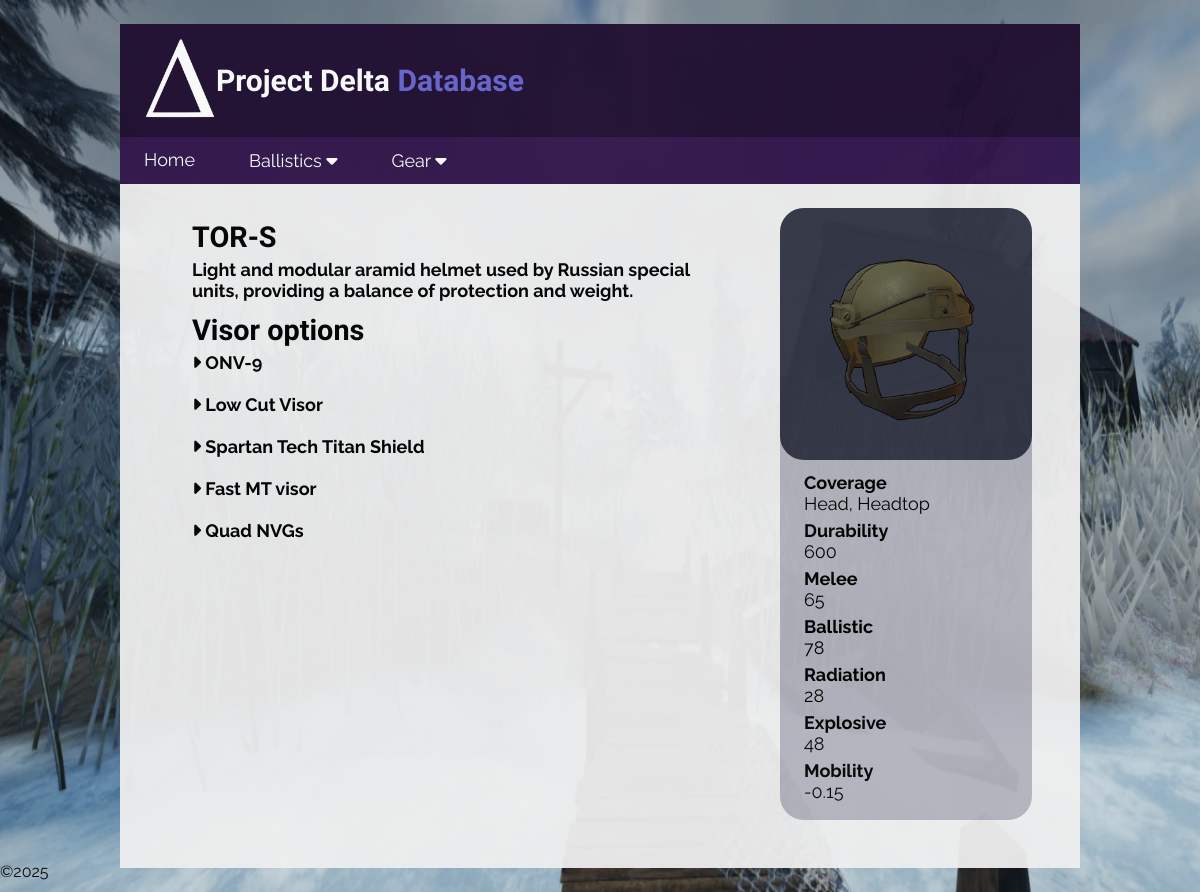
Screenshot of /helmet/6 with the database file from the repository.
### tables this page shows
CREATE TABLE helmets (id INTEGER PRIMARY KEY, name TEXT, durability INTEGER, melee INTEGER, ballistic INTEGER, radiation INTEGER, explosive INTEGER, mobility INTEGER, coverage TEXT, description TEXT, image TEXT);

CREATE TABLE visors (id INTEGER PRIMARY KEY, name TEXT, durability INTEGER, melee INTEGER, ballistic INTEGER, radiation INTEGER, explosive INTEGER, coverage TEXT, description TEXT, image TEXT);

### Flask/routes.py (the view)
@app.route("/helmet/<int:id>")
def helmet(id):
    conn = sqlite3.connect('delta.db')
    cur = conn.cursor()
    cur.execute('''SELECT * FROM helmets WHERE helmets.id = ?''', (id,))
    results = cur.fetchall()[0]
    cur = conn.cursor()
    cur.execute('''SELECT id, name FROM visors WHERE id IN (
                SELECT visor_id FROM helmet_attachments where helmet_id = ?)''', (id,))
    attachments = cur.fetchall()
    print(attachments)
    conn.close()
    return render_template('helmet.html', helmet=results, attachments=attachments, title=results[1])

### Flask/templates/helmet.html
{% extends "partials/layout.html" %}
{% block content %}
<div class="topic">
    <div>
        <h3>{{helmet[1]}}</h3>
        <h5>{{helmet[9]}}</h5>
        {% if attachments %}
        <h3>Visor options</h3>
        <h5>
            {% for attachment in attachments %}
            <a href="http://127.0.0.1:5000/visor/{{attachment[0]}}">
                <i class="fa-solid fa-caret-right"></i> {{attachment[1]}}
            </a>
            <br><br>
            {% endfor %}
        </h5>
        {% endif %}
    </div>
        <div class="topic-box">
            <img src="/static/images/gear/helmets/{{helmet[10]}}" class="topic-icon">
            <h6 class="topic-row">Coverage <br> <span class="lighter">{{helmet[8]}}</span></h6>
            <h6 class="topic-row">Durability <br> <span class="lighter">{{helmet[2]}}</span></h6>
            <h6 class="topic-row">Melee <br> <span class="lighter">{{helmet[3]}}</span></h6>
            <h6 class="topic-row">Ballistic <br> <span class="lighter">{{helmet[4]}}</span></h6>
            <h6 class="topic-row">Radiation <br> <span class="lighter">{{helmet[5]}}</span></h6>
            <h6 class="topic-row">Explosive <br> <span class="lighter">{{helmet[6]}}</span></h6>
            <h6 class="topic-row">Mobility <br> <span class="lighter">{{helmet[7]}}</span></h6>
        </div>
</div>
{% endblock %}

### Flask/static/css/style.css (style rules this page uses)
body { background-image: url("../images/background.png"); background-repeat: no-repeat; background-attachment: fixed; background-size: 100% 100%; margin: 0; font-family: "Raleway"; }
.lighter { font-weight: lighter; }
a { color: black; text-decoration: none; display: inline-block; transition-duration: 0.3s; }
h3 { color: black; font-size: 2.4vw; margin-top: 1vw; margin-left: 2vw; font-family: 'Bungee'; }
h5 { color: black; font-size: 1.5vw; margin: -2vw 5vw 0 2vw; }
h6 { color: black; font-size: 1.5vw; text-align: left; margin: 0 0 0.5vw 2vw; transition-duration: 0.3s; }
.topic { display: flex; margin: 2vw 4vw 2vw 4vw; flex: 1 1 auto; }
.topic-box { display: flexbox; flex-direction: column; background-color: #b4b5be; border-radius: 2vw; padding-bottom: 1vw; }
.topic-icon { display: block; width: 15vw; height: 15vw; padding: 3vw; background-color: #343746; border-radius: 2vw; margin-bottom: 1vw; transition-duration: 0.3s; }
.topic-row { display: block }

### rows the page displays
helmets: name "TOR-S", description "Light and modular aramid helmet used by Russian special units, providing a balance of protection and weight.", image (picture), coverage "Head, Headtop", durability "600", melee "65", ballistic "78", radiation "28", explosive "48", mobility "-0.15"
visors: name "ONV-9"
visors: name "Low Cut Visor"
visors: name "Spartan Tech Titan Shield"
visors: name "Fast MT visor"
visors: name "Quad NVGs"
